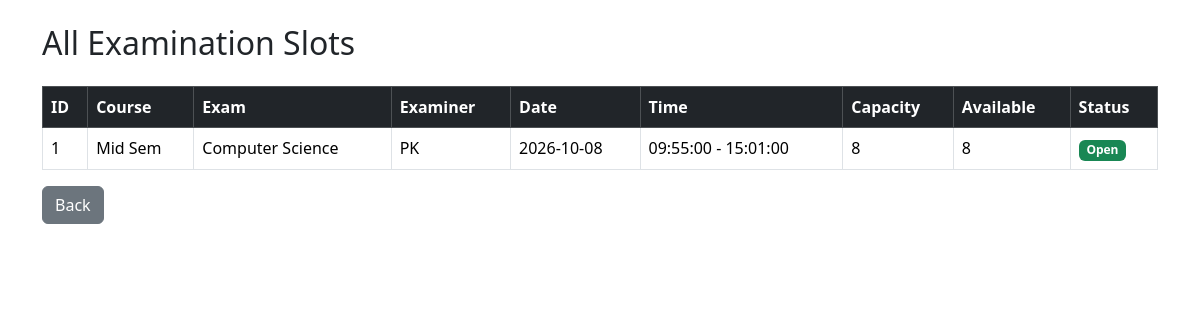
/admin/slots (signed in), run on an earlier commit of the app's database.
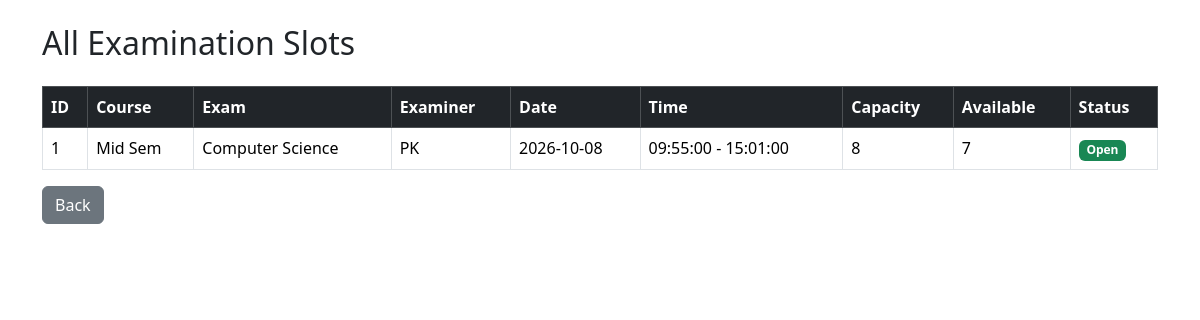
And on a later commit of the database.
### models.py (models this page shows)
class ExaminationSlot(db.Model):
    __tablename__ = "slots"
    id = db.Column(db.Integer, primary_key=True)
    examination_id = db.Column(db.Integer, db.ForeignKey("examinations.id"), nullable=False)
    examiner_id = db.Column(db.Integer, db.ForeignKey("users.id"), nullable=False)
    date = db.Column(db.Date)
    start_time = db.Column(db.Time)
    end_time = db.Column(db.Time)
    capacity = db.Column(db.Integer)
    available_seats = db.Column(db.Integer)
    status = db.Column(db.String(30), default="Available")
    examination = db.relationship(
        "Examination",
        backref="slots"
    )
    examiner = db.relationship(
        "User",
        foreign_keys=[examiner_id],
        backref="examiner_slots"
    )

class Course(db.Model):
    __tablename__ = "courses"
    id = db.Column(db.Integer, primary_key=True)
    code = db.Column(db.String(20), unique=True, nullable=False)
    name = db.Column(db.String(100), nullable=False)
    description = db.Column(db.Text)
    status = db.Column(db.String(20), default="Active")

class Examination(db.Model):
    __tablename__ = "examinations"
    id = db.Column(db.Integer, primary_key=True)
    course_id = db.Column(db.Integer, db.ForeignKey("courses.id"), nullable=False)
    examiner_id = db.Column(db.Integer, db.ForeignKey("users.id"), nullable=True)
    name = db.Column(db.String(100), nullable=False)
    exam_type = db.Column(db.String(30))
    duration = db.Column(db.Integer)
    max_marks = db.Column(db.Integer)
    slot_creation_start = db.Column(db.Date)
    slot_creation_end = db.Column(db.Date)
    booking_start = db.Column(db.Date)
    booking_end = db.Column(db.Date)
    status = db.Column(db.String(30))
    examiner = db.relationship(
        "User",
        foreign_keys=[examiner_id],
        backref="assigned_examinations"
    )
    course = db.relationship(
        "Course",
        backref="examinations"
    )

class User(UserMixin, db.Model):
    __tablename__ = "users"
    id = db.Column(db.Integer, primary_key=True)
    name = db.Column(db.String(100), nullable=False)
    email = db.Column(db.String(100), unique=True, nullable=False)
    password = db.Column(db.String(200), nullable=False)
    role = db.Column(db.String(100), nullable=False)
    is_examiner = db.Column(db.Boolean, default=False)

### app.py (the view)
@app.route("/admin/slots")
@login_required
def admin_slots():
    if current_user.role != "admin":
        return redirect(url_for("login"))
    slots = ExaminationSlot.query.all()
    return render_template("admin/slots.html", slots=slots)

### app.py (called while the page is built)
@login_manager.user_loader
def load_user(user_id):
    return User.query.get(int(user_id))

### templates/admin/slots.html (shortened to what this page needs)
<!DOCTYPE html>
<html>
<head>
    <link href="https://cdn.jsdelivr.net/npm/bootstrap@5.3.3/dist/css/bootstrap.min.css" rel="stylesheet">
</head>
<body>
    <div class="container mt-4">
        <h2 class="mb-4">
            All Examination Slots
        </h2>
        <table class="table table-bordered table-hover">
            <thead class="table-dark">
                <tr>
                    <th>ID</th>
                    <th>Course</th>
                    <th>Exam</th>
                    <th>Examiner</th>
                    <th>Date</th>
                    <th>Time</th>
                    <th>Capacity</th>
                    <th>Available</th>
                    <th>Status</th>
                </tr>
            </thead>
            <tbody>
                {% for slot in slots %}
                <tr>
                    <td>
                        {{ slot.id }}
                    </td>
                    <td>
                        {{ slot.examination.course.name }}
                    </td>
                    <td>
                        {{ slot.examination.name }}
                    </td>
                    <td>
                        {% if slot.examiner %}
                        {{ slot.examiner.name }}
                        {% else %}
                        -
                        {% endif %}
                    </td>
                    <td>
                        {{ slot.date }}
                    </td>
                    <td>
                        {{ slot.start_time }}
                        -
                        {{ slot.end_time }}
                    </td>
                    <td>
                        {{ slot.capacity }}
                    </td>
                    <td>
                        {{ slot.available_seats }}
                    </td>
                    <td>
                        {% if slot.status == "Open" %}
                        <span class="badge bg-success">
                            Open
                        </span>
                        {% else %}
                        <span class="badge bg-danger">
                            {{ slot.status }}
                        </span>
                        {% endif %}
                    </td>
                </tr>
                {% else %}
                <tr>
                    <td colspan="9" class="text-center">
                        No slots found.
                    </td>
                </tr>
                {% endfor %}
            </tbody>
        </table>
        <a href="{{ url_for('admin_dashboard') }}" class="btn btn-secondary">
            Back
        </a>
    </div>
</body>
</html>

What changed in the data, as far as the page shows it:
changed ExaminationSlot "Mid Sem": available_seats "8" → "7"
